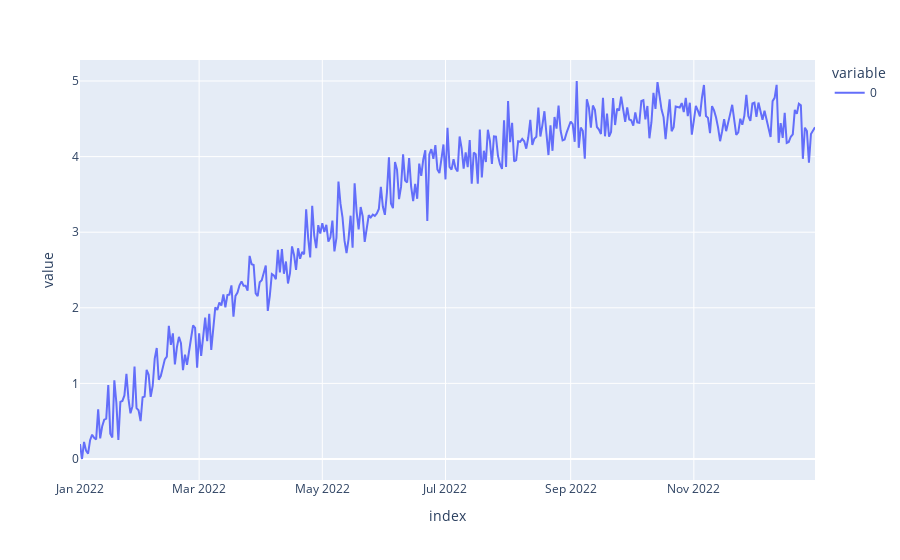

Notebook cell for this chart:
### Code cell
fig = px.line(series_1)
fig.show()

### Figure 1 — Plotly figure (JSON) as saved in the notebook; plotly's stock layout.template omitted (floating-point values rounded to 4 significant figures; data arrays with more than 128 entries replaced by an {"elided": "..."} marker saying what was removed)
{"data": [{"hovertemplate": "variable=0<br>index=%{x}<br>value=%{y}<extra></extra>", "legendgroup": "0", "line": {"color": "#636efa", "dash": "solid"}, "marker": {"symbol": "circle"}, "mode": "lines", "name": "0", "orientation": "v", "showlegend": true, "type": "scatter", "x": {"elided": "364 str values"}, "xaxis": "x", "y": {"elided": "364 float values"}, "yaxis": "y"}], "layout": {"legend": {"title": {"text": "variable"}, "tracegroupgap": 0}, "margin": {"t": 60}, "xaxis": {"anchor": "y", "domain": [0, 1], "title": {"text": "index"}}, "yaxis": {"anchor": "x", "domain": [0, 1], "title": {"text": "value"}}}}
